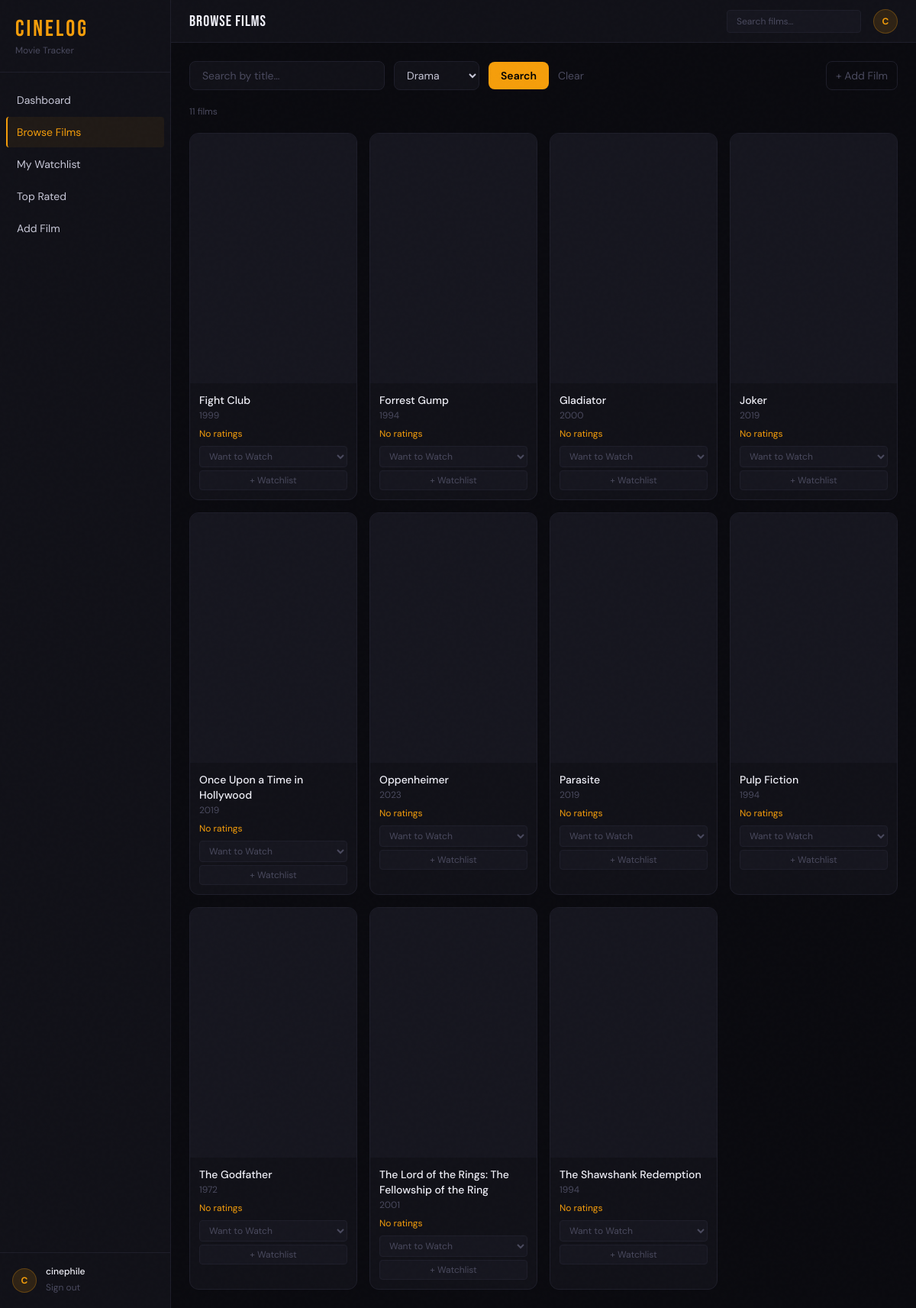
The app's page /movies.php?genre=Drama (signed in) with its own data.
### tables this page shows
CREATE TABLE Movies (
    movie_id        INT AUTO_INCREMENT PRIMARY KEY,
    title           VARCHAR(200) NOT NULL,
    release_year    YEAR,
    duration_mins   INT,
    language        VARCHAR(50),
    poster_url      VARCHAR(500),
    created_at      DATETIME DEFAULT CURRENT_TIMESTAMP
);

### includes/db.php (called while the page is built, shortened)
<?php
function db_connect()
{
    static $conn = null;
    if ($conn === null) {
        $conn = new mysqli(DB_HOST, DB_USER, DB_PASS, DB_NAME);
        $conn->set_charset('utf8mb4');
    }
    return $conn;
}
function get_param_types(array $params): string
{
    $types = '';
    foreach ($params as $param) {
        if (is_int($param)) {
            $types .= 'i';
        } elseif (is_float($param)) {
            $types .= 'd';
        } else {
            $types .= 's';
        }
    }
    return $types;
}
function ref_values(array &$arr): array
{
    $refs = [];
    foreach ($arr as $key => $value) {
        $refs[$key] = &$arr[$key];
    }
    return $refs;
}
function db_prepare(string $sql, array $params = [])
{
    $conn = db_connect();
    $stmt = $conn->prepare($sql);
    if (!empty($params)) {
        $types = get_param_types($params);
        call_user_func_array([$stmt, 'bind_param'], array_merge([$types], ref_values($params)));
    }
    return $stmt;
}
function db_fetch_all(string $sql, array $params = []): array
{
    $stmt = db_prepare($sql, $params);
    $stmt->execute();
    $result = $stmt->get_result();
    $rows = $result->fetch_all(MYSQLI_ASSOC);
    return $rows ?: [];
}

### movies.php (the view, shortened to what this page needs)
<?php
$q = trim($_GET['q'] ?? '');
$genre = trim($_GET['genre'] ?? '');
$params = [$_SESSION['user_id']];
$sql = "SELECT DISTINCT m.movie_id, m.title, m.release_year, m.duration_mins, m.language, m.poster_url, ROUND(AVG(r.score),1) AS avg_score, COUNT(DISTINCT r.rating_id) AS rating_count, w.status AS my_status FROM Movies m LEFT JOIN Ratings r ON r.movie_id = m.movie_id LEFT JOIN Watchlist w ON w.movie_id = m.movie_id AND w.user_id = ? LEFT JOIN MovieGenres mg ON mg.movie_id = m.movie_id LEFT JOIN Genres g ON g.genre_id = mg.genre_id WHERE 1=1";
if ($genre !== '') {
    $sql .= ' AND g.genre_name = ?';
    $params[] = $genre;
}
$sql .= ' GROUP BY m.movie_id ORDER BY m.title';
$movies = db_fetch_all($sql, $params);
$genres = db_fetch_all('SELECT genre_name FROM Genres ORDER BY genre_name');
include __DIR__ . '/partials/header.php';
?>
<div class="space-y-5" x-data="{ addModal: false, selectedMovie: null }">
  <div class="flex items-center gap-3">
    <form method="get" class="flex items-center gap-3 flex-1">
      <input name="q" value="<?= htmlspecialchars($q) ?>" placeholder="Search by title…"
             class="bg-[#111118] border border-[#1e1e2a] rounded-lg px-4 py-2 text-sm text-[#c8c8d8] placeholder-[#4a4a5e] focus:outline-none focus:border-[#f59e0b66] w-64 transition-colors" />
      <select name="genre"
              class="bg-[#111118] border border-[#1e1e2a] rounded-lg px-3 py-2 text-sm text-[#c8c8d8] focus:outline-none focus:border-[#f59e0b66] transition-colors">
        <?php foreach ($genres as $g): ?>
          <option value="<?= htmlspecialchars($g['genre_name']) ?>" <?= $g['genre_name'] === $genre ? 'selected' : '' ?>><?= htmlspecialchars($g['genre_name']) ?></option>
        <?php endforeach; ?>
      </select>
      <button type="submit" class="bg-[#f59e0b] hover:bg-[#d97706] text-black text-sm font-semibold px-4 py-2 rounded-lg transition-colors">Search</button>
      <?php if ($q !== '' || $genre !== ''): ?>
        <a href="movies.php" class="text-sm text-[#4a4a5e] hover:text-[#f59e0b] transition-colors">Clear</a>
      <?php endif; ?>
    </form>
    <a href="add_movie.php" class="flex items-center gap-2 text-sm text-[#4a4a5e] hover:text-[#f59e0b] transition-colors border border-[#1e1e2a] hover:border-[#f59e0b44] rounded-lg px-3 py-2">+ Add Film</a>
  </div>
  <p class="text-xs text-[#4a4a5e]"><?= count($movies) ?> film<?= count($movies) !== 1 ? 's' : '' ?></p>
  <?php if (count($movies)): ?>
    <div class="grid grid-cols-2 md:grid-cols-3 lg:grid-cols-4 xl:grid-cols-5 gap-4">
      <?php foreach ($movies as $m): ?>
        <div class="poster-hover bg-[#111118] border border-[#1e1e2a] rounded-xl overflow-hidden group">
          <a href="movie.php?id=<?= $m['movie_id'] ?>">
            <div class="aspect-[2/3] bg-[#16161f] flex items-center justify-center overflow-hidden">
            </div>
          </a>
          <div class="p-3">
            <a href="movie.php?id=<?= $m['movie_id'] ?>" class="text-sm font-medium text-[#f0f0f8] hover:text-[#f59e0b] transition-colors line-clamp-1 block"><?= htmlspecialchars($m['title']) ?></a>
            <p class="text-xs text-[#4a4a5e] mt-0.5"><?= $m['release_year'] ?: '—' ?></p>
            <div class="flex items-center justify-between mt-2">
              <span class="text-xs text-[#f59e0b]"><?= $m['avg_score'] ? '⭐ ' . htmlspecialchars($m['avg_score']) : 'No ratings' ?></span>
            </div>
            <form action="watchlist_add.php" method="post" class="mt-2">
              <select name="status" class="w-full bg-[#16161f] border border-[#1e1e2a] text-[#4a4a5e] text-xs rounded px-2 py-1 focus:outline-none focus:border-[#f59e0b44] mb-1">
                <option value="want_to_watch">Want to Watch</option>
              </select>
              <button type="submit" class="w-full bg-[#16161f] hover:bg-[#f59e0b22] border border-[#1e1e2a] hover:border-[#f59e0b44] text-[#4a4a5e] hover:text-[#f59e0b] text-xs py-1 rounded transition-colors">+ Watchlist</button>
            </form>
          </div>
        </div>
      <?php endforeach; ?>
    </div>
  <?php endif; ?>
</div>
<?php include __DIR__ . '/partials/footer.php'; ?>

### partials/header.php (style rules this page uses)
body { font-family: 'DM Sans', sans-serif; }
.film-grain::before { content:''; position:fixed; inset:0; pointer-events:none; z-index:999; opacity: 0.4; }
.poster-hover { transition: transform .2s ease, box-shadow .2s ease; }

### records on screen
movies: title "Fight Club", release_year "1999"
movies: title "Forrest Gump", release_year "1994"
movies: title "Gladiator", release_year "2000"
movies: title "Joker", release_year "2019"
movies: title "Once Upon a Time in Hollywood", release_year "2019"
movies: title "Oppenheimer", release_year "2023"
movies: title "Parasite", release_year "2019"
movies: title "Pulp Fiction", release_year "1994"
movies: title "The Godfather", release_year "1972"
movies: title "The Lord of the Rings: The Fellowship of the Ring", release_year "2001"
movies: title "The Shawshank Redemption", release_year "1994"

### other values on screen
$link['label'] "Dashboard"
$link['label'] "Browse Films"
$link['label'] "My Watchlist"
$link['label'] "Top Rated"
$link['label'] "Add Film"
substr($user['username'] ?? 'U', 0, 1) "C"
$user['username'] "cinephile"
$pageHeading "Browse Films"
count($movies) "11"
form field genre "Drama"
